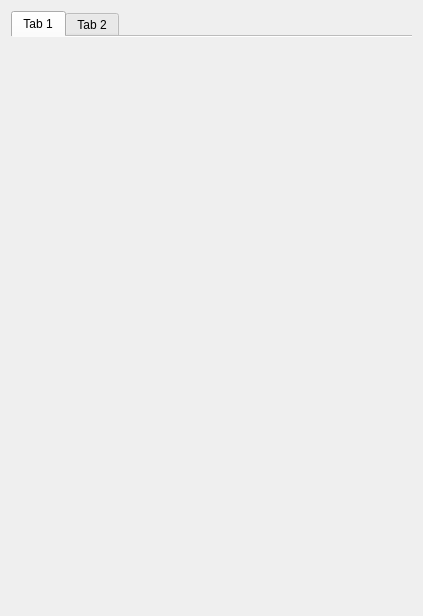
<?xml version="1.0" encoding="UTF-8"?>
<ui version="4.0">
 <class>KeyDeatilsDialog</class>
 <widget class="QDialog" name="KeyDeatilsDialog">
  <property name="geometry">
   <rect>
    <x>0</x>
    <y>0</y>
    <width>423</width>
    <height>616</height>
   </rect>
  </property>
  <property name="windowTitle">
   <string>Dialog</string>
  </property>
  <layout class="QGridLayout" name="gridLayout">
   <item row="0" column="0">
    <layout class="QVBoxLayout" name="verticalLayout">
     <item>
      <widget class="QTabWidget" name="tabWidget">
       <property name="tabPosition">
        <enum>QTabWidget::North</enum>
       </property>
       <property name="currentIndex">
        <number>0</number>
       </property>
       <property name="documentMode">
        <bool>true</bool>
       </property>
       <widget class="QWidget" name="tab">
        <attribute name="title">
         <string>Tab 1</string>
        </attribute>
       </widget>
       <widget class="QWidget" name="tab_2">
        <attribute name="title">
         <string>Tab 2</string>
        </attribute>
       </widget>
      </widget>
     </item>
    </layout>
   </item>
  </layout>
 </widget>
 <resources/>
 <connections/>
</ui>
